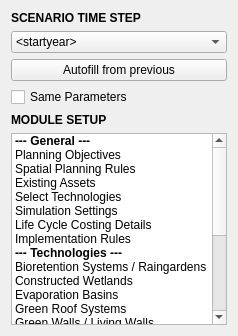
    <widget class="QWidget" name="sidebar_widget" native="true">
     <property name="sizePolicy">
      <sizepolicy hsizetype="Fixed" vsizetype="Preferred">
       <horstretch>0</horstretch>
       <verstretch>0</verstretch>
      </sizepolicy>
     </property>
     <property name="minimumSize">
      <size>
       <width>238</width>
       <height>0</height>
      </size>
     </property>
     <property name="maximumSize">
      <size>
       <width>238</width>
       <height>16777215</height>
      </size>
     </property>
     <layout class="QVBoxLayout" name="verticalLayout_2">
      <item>
       <widget class="QLabel" name="sidebar_title">
        <property name="text">
         <string>&lt;html&gt;&lt;head/&gt;&lt;body&gt;&lt;p&gt;&lt;span style=&quot; font-weight:600;&quot;&gt;SCENARIO TIME STEP&lt;/span&gt;&lt;/p&gt;&lt;/body&gt;&lt;/html&gt;</string>
        </property>
       </widget>
      </item>
      <item>
       <widget class="QComboBox" name="year_combo">
        <property name="minimumSize">
         <size>
          <width>100</width>
          <height>0</height>
         </size>
        </property>
        <item>
         <property name="text">
          <string>&lt;startyear&gt;</string>
         </property>
        </item>
       </widget>
      </item>
      <item>
       <widget class="QPushButton" name="autofillButton">
        <property name="text">
         <string>Autofill from previous</string>
        </property>
       </widget>
      </item>
      <item>
       <widget class="QCheckBox" name="same_params">
        <property name="text">
         <string>Same Parameters</string>
        </property>
       </widget>
      </item>
      <item>
       <widget class="QLabel" name="sidebar_title_2">
        <property name="text">
         <string>&lt;html&gt;&lt;head/&gt;&lt;body&gt;&lt;p&gt;&lt;span style=&quot; font-weight:600;&quot;&gt;MODULE SETUP&lt;/span&gt;&lt;/p&gt;&lt;/body&gt;&lt;/html&gt;</string>
        </property>
       </widget>
      </item>
      <item>
       <widget class="QListWidget" name="listWidget">
        <property name="maximumSize">
         <size>
          <width>220</width>
          <height>16777215</height>
         </size>
        </property>
        <item>
         <property name="text">
          <string>--- General ---</string>
         </property>
         <property name="font">
          <font>
           <weight>75</weight>
           <bold>true</bold>
          </font>
         </property>
        </item>
        <item>
         <property name="text">
          <string>Planning Objectives</string>
         </property>
        </item>
        <item>
         <property name="text">
          <string>Spatial Planning Rules</string>
         </property>
        </item>
        <item>
         <property name="text">
          <string>Existing Assets</string>
         </property>
        </item>
        <item>
         <property name="text">
          <string>Select Technologies</string>
         </property>
        </item>
        <item>
         <property name="text">
          <string>Simulation Settings</string>
         </property>
        </item>
        <item>
         <property name="text">
          <string>Life Cycle Costing Details</string>
         </property>
        </item>
        <item>
         <property name="text">
          <string>Implementation Rules</string>
         </property>
        </item>
        <item>
         <property name="text">
          <string>--- Technologies ---</string>
         </property>
         <property name="font">
          <font>
           <weight>75</weight>
           <bold>true</bold>
          </font>
         </property>
        </item>
        <item>
         <property name="text">
          <string>Bioretention Systems / Raingardens</string>
         </property>
        </item>
        <item>
         <property name="text">
          <string>Constructed Wetlands</string>
         </property>
        </item>
        <item>
         <property name="text">
          <string>Evaporation Basins</string>
         </property>
        </item>
        <item>
         <property name="text">
          <string>Green Roof Systems</string>
         </property>
        </item>
        <item>
         <property name="text">
          <string>Green Walls / Living Walls</string>
         </property>
        </item>
        <item>
         <property name="text">
          <string>Infiltration Systems</string>
         </property>
        </item>
        <item>
         <property name="text">
          <string>Ponds and Basin Systems</string>
         </property>
        </item>
        <item>
         <property name="text">
          <string>Porous / Pervious Pavements</string>
         </property>
        </item>
        <item>
         <property name="text">
          <string>Rainwater / Stormwater Tanks</string>
         </property>
        </item>
        <item>
         <property name="text">
          <string>Retarding Basins</string>
         </property>
        </item>
        <item>
         <property name="text">
          <string>Sand / Gravel Filter Trenches</string>
         </property>
        </item>
        <item>
         <property name="text">
          <string>Swales</string>
         </property>
        </item>
        <item>
         <property name="text">
          <string>--- Preference Rules ---</string>
         </property>
         <property name="font">
          <font>
           <weight>75</weight>
           <bold>true</bold>
          </font>
         </property>
        </item>
        <item>
         <property name="text">
          <string>Define Technology Scores</string>
         </property>
        </item>
        <item>
         <property name="text">
          <string>Evaluation, Ranking &amp; Selection</string>
         </property>
        </item>
       </widget>
      </item>
     </layout>
    </widget>
